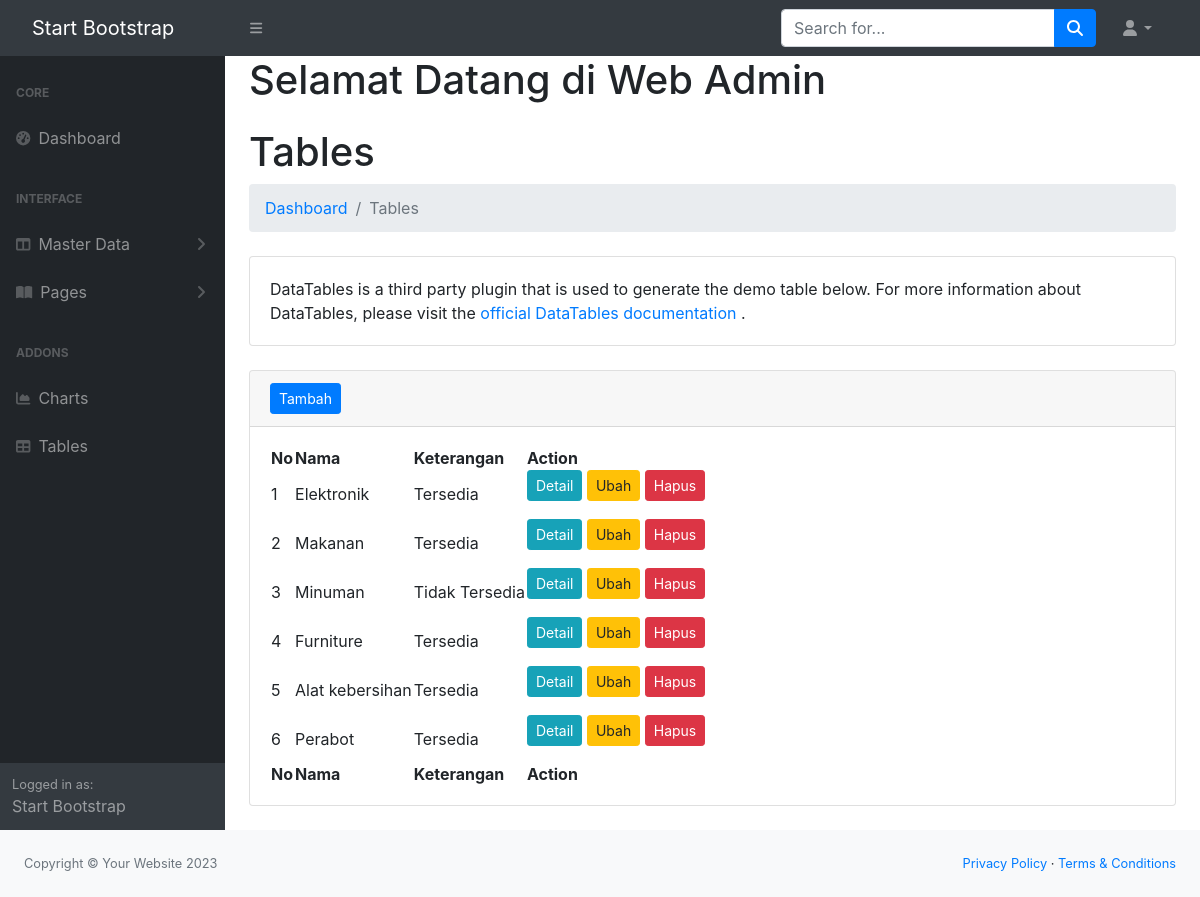
Page /admin/index.php?url=jenis_produk on the earlier database version.
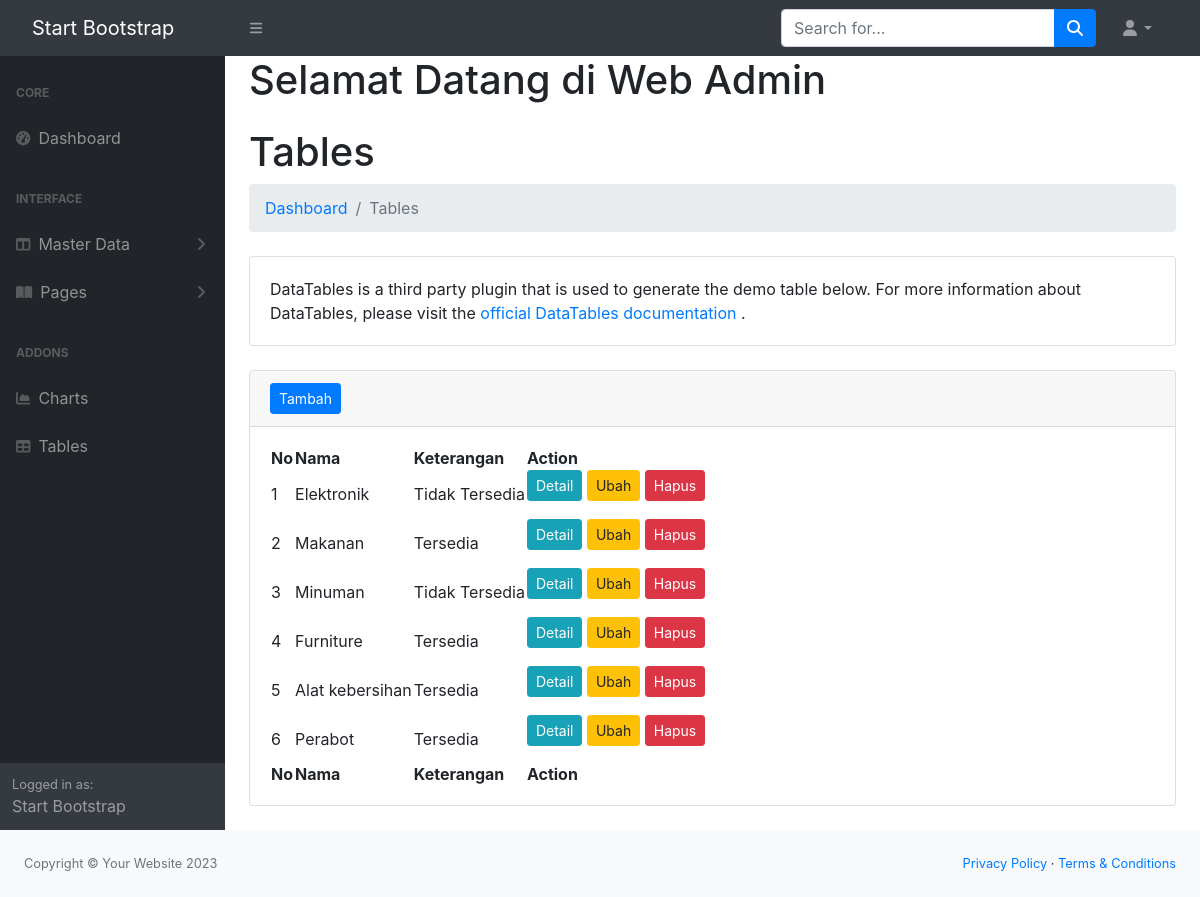
Same page on the later database version.
### tables this page shows
CREATE TABLE `jenis_produk` (
  `id` int(11) NOT NULL,
  `nama` varchar(20) DEFAULT NULL,
  `ket` varchar(50) DEFAULT NULL
);

### admin/models/Jenis_Produk.php (called while the page is built, shortened)
<?php
class JenisProduk {
    private $koneksi;
    public function __construct(){
        global $dbh;
        $this->koneksi = $dbh;
    }
    public function JenisProduk(){
        $sql = "SELECT * FROM jenis_produk";
        $ps = $this->koneksi->prepare($sql);
        $ps->execute();
        $rs = $ps->fetchAll();
        return $rs;
    }
    }
    ?>

### admin/jenis_produk.php (the view, shortened to what this page needs)
<?php
$model = new JenisProduk();
$jenis_produk = $model->JenisProduk();
?>
                        <h1 class="mt-4">Tables</h1>
                        <ol class="breadcrumb mb-4">
                            <li class="breadcrumb-item"><a href="index.html">Dashboard</a></li>
                            <li class="breadcrumb-item active">Tables</li>
                        </ol>
                        <div class="card mb-4">
                            <div class="card-body">
                                DataTables is a third party plugin that is used to generate the demo table below. For more information about DataTables, please visit the
                                <a target="_blank" href="https://datatables.net/">official DataTables documentation</a>
                                .
                            </div>
                        </div>
                        <div class="card mb-4">
                            <div class="card-header">
                                <a href="index.php?url=jenis_produk_form" class="btn btn-primary btn-sm"> Tambah </a>
                            </div>
                            <div class="card-body">
                                <table id="datatablesSimple">
                                    <thead>
                                        <tr>
                                            <th>No</th>
                                            <th>Nama </th>
                                            <th>Keterangan</th>
                                            <th>Action</th>
                                        </tr>
                                    </thead>
                                    <tfoot>
                                        <tr>
                                            <th>No</th>
                                            <th>Nama</th>
                                            <th>Keterangan</th>
                                            <th>Action</th>
                                        </tr>
                                    </tfoot>
                                    <tbody>
                                        <?php
                                        $no = 1;
                                        foreach($jenis_produk as $row){
                                        ?>
                                        <tr>
                                            <td><?= $no ?></td>
                                            <td><?= $row['nama']?></td>
                                            <td><?= $row['ket']?></td>
                                            <td>
                                                <form action="jenis_produk_controller.php" method="post">
                                                    <a class="btn btn-info btn-sm" href="index.php?url=jenis_produk_detail&id=<?= $row ['id'] ?>">Detail</a>
                                                    <a class="btn btn-warning btn-sm" href="index.php?url=jenis_produk_form&idedit=<?= $row ['id'] ?>">Ubah</a>
                                                    <button type="submit" class="btn btn-danger btn-sm" name="proses" value="hapus"
                                                    onclick="return confirm('Anda yakin data ini akan dihapus?')">Hapus</button>
                                                </form>
                                            </td>
                                        </tr>
                                      <?php
                                        $no++;
                                    }
                                        ?>
                                    </tbody>
                                </table>
                            </div>
</div>
</div>

Differences in the rows shown:
changed jenis_produk "Elektronik": ket "Tersedia" → "Tidak Tersedia"
